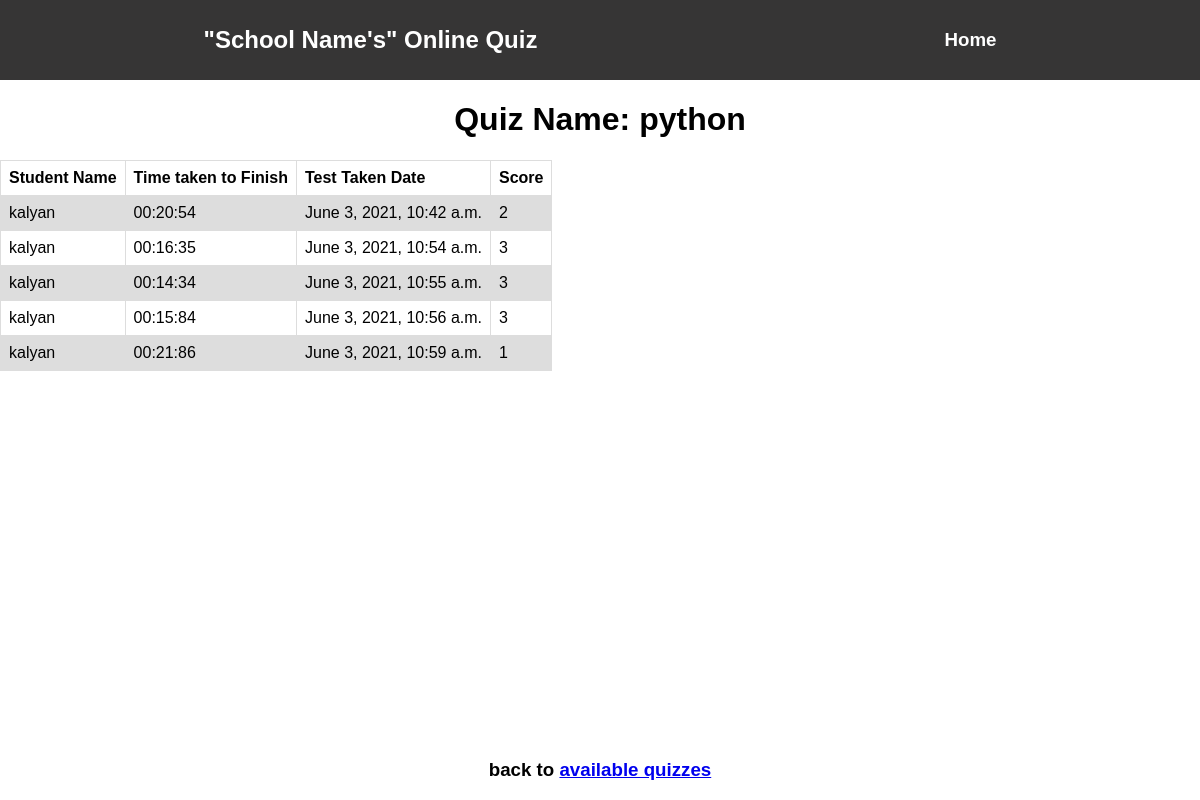
The page /availablequizzes/9/ on the database its author committed.
### CreateQuiz/models.py (models this page shows, shortened)
class Quiz(models.Model):
    QuizId = models.AutoField(primary_key=True, editable=False)
    QuizName = models.CharField(max_length=50)
    QuizCreator = models.ForeignKey(User, on_delete=models.CASCADE)
    DateOfCreation = models.DateTimeField(auto_now_add=True)
    DueDate = models.DateTimeField()

### Results/models.py (models this page shows, shortened)
class Results(models.Model):
    ResultId = models.AutoField(primary_key=True)
    Quiz = models.ForeignKey(Quiz, on_delete=models.CASCADE)
    Student = models.ForeignKey(Student, on_delete=models.CASCADE)
    TimeTakenToFinish = models.CharField(max_length=8)
    TestTakenDate = models.DateTimeField(auto_now_add=True)
    Score = models.PositiveIntegerField()

### Students/models.py (models this page shows)
class Student(models.Model):
    STANDARD = (
        ('5th','5th'),
        ('6th', '6th'),
        ('7th', '7th'),
        ('9th', '9th'),
        ('10th','10th')
        )
    StudentName = models.CharField(max_length=30)
    StudentRollNo = models.CharField(max_length=10, unique=True)
    Standard = models.CharField(max_length=5, choices=STANDARD, null=False)
    def __str__(self):
        return self.StudentName

### Results/views.py (the view)
# urls.py: path('availablequizzes/<int:QuizID>/', QuizResults),
def QuizResults(request, QuizID):
    quiz = Quiz.objects.get(QuizId=QuizID)
    results = list(Results.objects.filter(Quiz=quiz))
    context = {
        'results':results,
        'quiz' : quiz.QuizName
    }
    return render(request, 'quizresults.html', context)

### Results/templates/quizresults.html
{% extends 'home.html' %}
{% block style %}
    {% load static %}
    <link rel="stylesheet" href="{% static 'css/tablestyle.css' %}">
    <link rel="stylesheet" href="{% static 'css/quizresults.css' %}">
{% endblock %}
{% block content %}
<div class="main-content">
    <h1>
        <label for="">Quiz Name: {{quiz}}</label>
    </h1>
    <div class="table-container">
        <table style="border: 1px solid black;">
            <tr>
                <th>
                    Student Name
                </th>
                <th>
                    Time taken to Finish
                </th>
                <th>
                    Test Taken Date
                </th>
                <th>
                    Score
                </th>
            </tr>
            {% for result in results %}
                <tr>
                    <td>
                        {{ result.Student }}
                    </td>
                    <td>
                        {{ result.TimeTakenToFinish }}
                    </td>
                    <td>
                        {{ result.TestTakenDate }}
                    </td>
                    <td>
                        {{ result.Score }}
                    </td>
                </tr>
            {% endfor %}
        </table>
    </div>
    <h3>
        back to <a href="/availablequizzes">available quizzes</a>
    </h3>
</div>
{% endblock %}

### Accounts/templates/home.html (shortened to what this page needs)
<!DOCTYPE html>
<html lang="en">
<head>
    {% load static %}
    <link rel="stylesheet" href="{% static 'css/home.css' %}">
    {% block style %}{% endblock %}
<body>
    {% block nav %}
        <nav>
            <h2>
                "School Name's" Online Quiz
            </h2>
            <h3>
                <a href="/">Home</a>
            </h3>
        </nav>
    {% endblock %}
    <div class="container">
        <div class="main-content">
            {%block content%}{%endblock%}
        </div>
    </div>
</body>
</html>

### Accounts/static/css/home.css (style rules this page uses)
body { padding: 0; margin: 0; font-family: sans-serif; }
.container { width: 100%; height: 90vh; }
.main-content { width: 100%; height: 100%; display: flex; justify-content: center; align-items: center; }
nav { height: 10vh; width: 100%; background-color:rgb(54, 53, 53); display: flex; justify-content: space-around; align-items: center; }
nav h2 { padding: 0; margin: 0; color: white; }
nav h3 a { text-decoration: none; color: white; }

### CreateQuiz/static/css/tablestyle.css (style rules this page uses)
.table-container { width: 100%; height: 100%; }
table { font-family: arial, sans-serif; border-collapse: collapse; }
td, th { border: 1px solid #dddddd; text-align: left; padding: 8px; }
tr:nth-child(even) { background-color: #dddddd; }
.main-content { width: 100%; height: 100%; flex-direction: column; }

### rows shown on the page
Quiz: QuizName "python"
Results: Student "kalyan", TimeTakenToFinish "00:20:54", TestTakenDate "June 3, 2021, 10:42 a.m.", Score "2"
Results: Student "kalyan", TimeTakenToFinish "00:16:35", TestTakenDate "June 3, 2021, 10:54 a.m.", Score "3"
Results: Student "kalyan", TimeTakenToFinish "00:14:34", TestTakenDate "June 3, 2021, 10:55 a.m.", Score "3"
Results: Student "kalyan", TimeTakenToFinish "00:15:84", TestTakenDate "June 3, 2021, 10:56 a.m.", Score "3"
Results: Student "kalyan", TimeTakenToFinish "00:21:86", TestTakenDate "June 3, 2021, 10:59 a.m.", Score "1"
